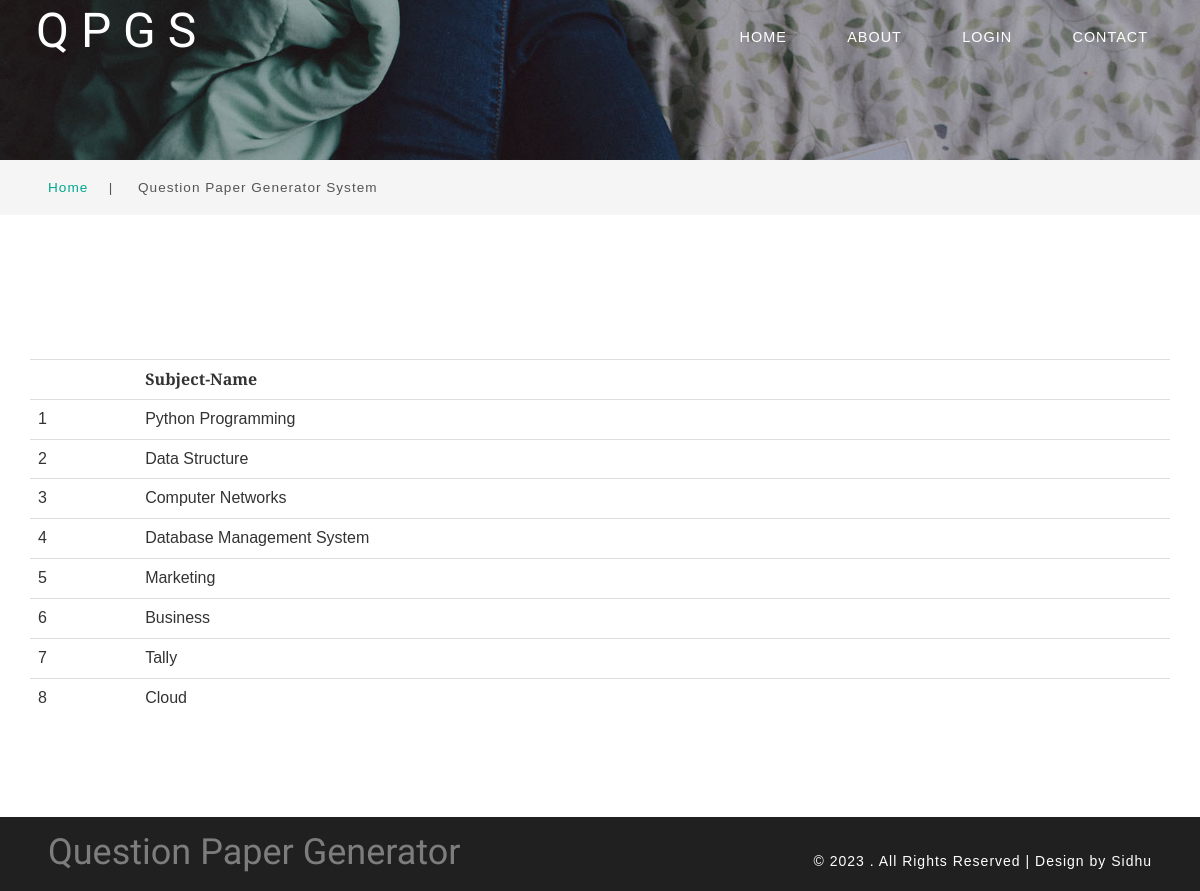
Page /subjects on the committed database.
### master/models.py (models this page shows, shortened)
class Subject(models.Model):
    course_name=models.ForeignKey(Course,on_delete=models.CASCADE)
    semesters = models.PositiveIntegerField(default=1, validators=[MinValueValidator(1), MaxValueValidator(8)])
    subject_name = models.CharField(max_length=60)
    created = models.DateTimeField(auto_now=True)

### master/views.py (the view)
# urls.py: path('subjects', qlist, name='subjects'),
def qlist(request):
    products = list(Subject.objects.all())
    return render(request, 'qlist.html', {'products': products})

### templates/qlist.html
{% extends "base.html" %}
{% load static %}
{% load bootstrap4 %}
{% block content %}
<table class="table table-hover">
    <tr><th></th>
        <th>Subject-Name</th>
    </tr>
    {% for i in products %}
    <tr><td>{{ forloop.counter }}</td>
        <td>{{i.subject_name}}</td>
    </tr>{% endfor %}
</table>
    {% endblock %}

### static/css/style.css (style rules this page uses)
html, body { margin: 0; font-size: 100%; font-family: 'Merriweather Sans', sans-serif; background: #fff; }

### rows in the picture
Subject: subject_name "Python Programming"
Subject: subject_name "Data Structure"
Subject: subject_name "Computer Networks"
Subject: subject_name "Database Management System"
Subject: subject_name "Marketing"
Subject: subject_name "Business"
Subject: subject_name "Tally"
Subject: subject_name "Cloud"
